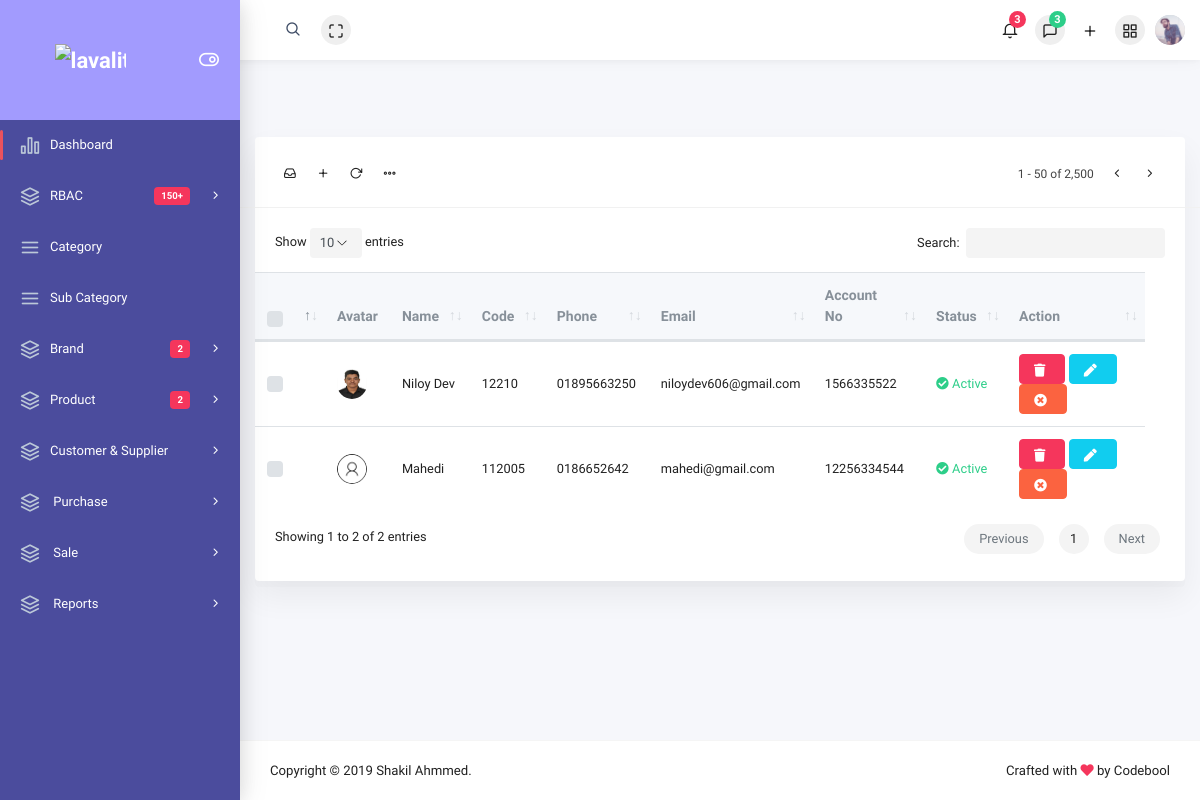
The page /backend/customer_report (signed in) on the database as committed earlier.
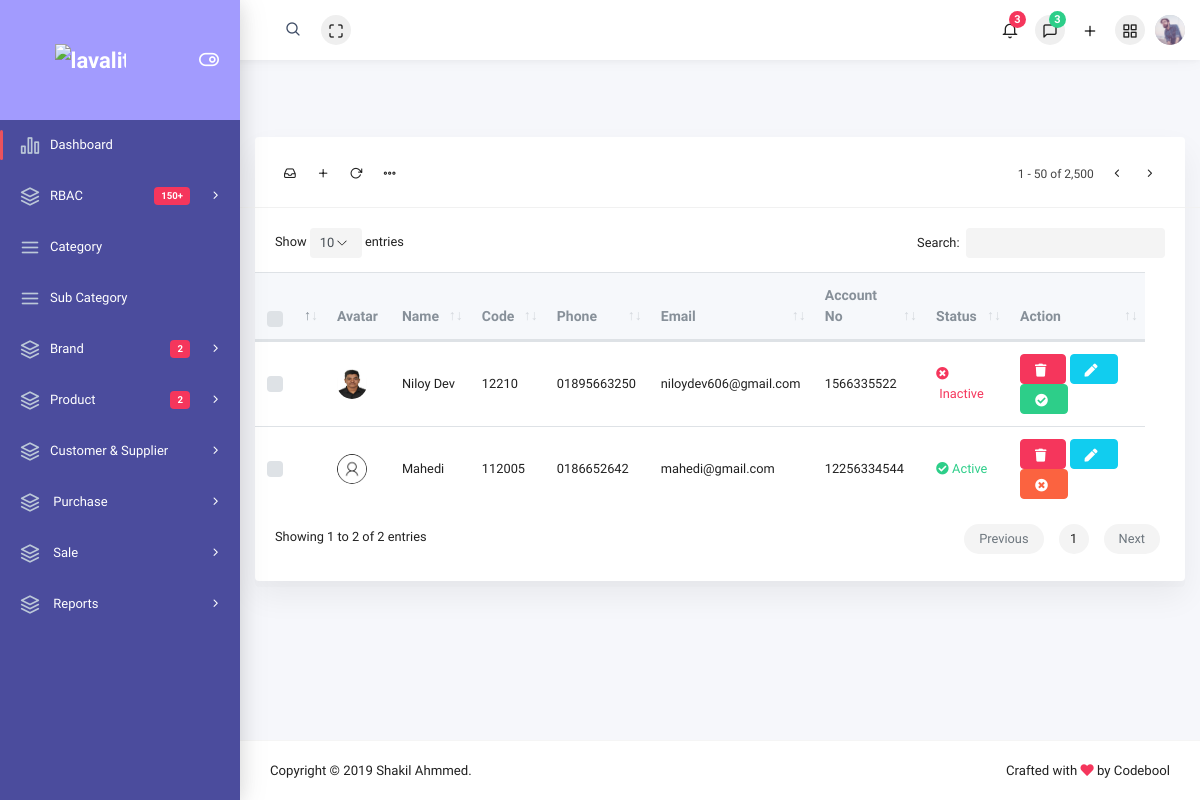
The same page on the database as committed later.
### customer_supplier/models.py (models this page shows)
class CustomerModel(models.Model):
    customer_name = models.CharField(max_length=100)
    customer_code = models.CharField(max_length=100, unique=True)
    customer_phone = models.CharField(max_length=20)
    customer_email = models.EmailField(unique=True)
    customer_account_no = models.CharField(max_length=100, unique=True)
    customer_discount = models.IntegerField()
    customer_status = models.CharField(max_length=20)
    customer_notify = models.BooleanField(max_length=3)
    customer_taxable = models.BooleanField(max_length=3)
    customer_profile_picture = models.ImageField(upload_to='customer/', default='company/blank.png')
    created_at = models.DateTimeField(auto_now_add=True)
    updated_at = models.DateTimeField(auto_now=True)

### customer_supplier/views.py (the view)
# urls.py: path('customer_report', customer_supplier_views.customer_report, name="customer_report"),
@login_required
def customer_report(request):
    customer_data = CustomerModel.objects.all()
    context = {
        'customer_data': customer_data
    }
    return render(request, 'backend/Customer_Supplier/customer_report.html', context)

### pos_section/context_processors.py (called while the page is built)
def cart(request):
    return {'cart': Cart(request)}

### templates/backend/Customer_Supplier/customer_report.html (shortened to what the changed rows need)
{% extends 'backend/index.html' %}
{% load staticfiles %}
{% block maincontent %}
  <div class="main-content">
                       <div class="card custom_card_table">
                            <div class="card-body">
                                <table id="advanced_table" class="table" style="width: 100% !important;">
                                    <thead>
                                        <tr>
                                            <th class="nosort" width="10">
                                                <label class="custom-control custom-checkbox m-0">
                                                    <span class="custom-control-label">&nbsp;</span>
                                                </label>
                                            </th>
                                            <th class="nosort">Avatar</th>
                                            <th>Name</th>
                                            <th>Code</th>
                                            <th>Phone</th>
                                            <th>Email</th>
                                            <th>Account No</th>
                                            <th>Status</th>
                                            <th>Action</th>
                                        </tr>
                                    </thead>
                                    <tbody>
                                    {% for customer_data_value in customer_data %}
                                        <tr>
                                            <td>
                                                <label class="custom-control custom-checkbox">
                                                    <span class="custom-control-label">&nbsp;</span>
                                                </label>
                                            </td>
                                            <td><a class="example-image-link" href="{{customer_data_value.customer_profile_picture.url}}" data-lightbox="example-1"><img class="example-image table-user-thumb" {% if customer_data_value.customer_profile_picture %} src="{{customer_data_value.customer_profile_picture.url}}" {% else %} src="{% static 'admin_asset/img/auth/blank_img.png' %}"  {% endif %} onerror='this.src="{% static 'admin_asset/img/auth/blank_img.png' %}"' alt="image-1" /></a></td>
                                            <td>{{customer_data_value.customer_name}}</td>
                                            <td>{{customer_data_value.customer_code}}</td>
                                            <td>{{customer_data_value.customer_phone}}</td>
                                            <td>{{customer_data_value.customer_email}}</td>
                                            <td>{{customer_data_value.customer_account_no}}</td>
                                            <td>
                                                {% if customer_data_value.customer_status == 'Active'  %}
                                                    <span class="text-success"><i class="fa fa-check-circle"></i>&nbsp;{{customer_data_value.customer_status}}</span>
                                                {% else %}
                                                    <span class="text-danger"><i class="fa fa-times-circle"></i>&nbsp;{{customer_data_value.customer_status}}</span>
                                                {% endif %}
                                            </td>
                                           <td style="display: inline-flex;">
                                                 <a href="{% url 'customer_delete' customer_data_value.pk %}">
                                                     <button class="btn btn-danger trash"><i class="fa fa-trash"></i></button>
                                                 </a>
                                                 <a href="{% url 'customer_edit' customer_data_value.pk %}">
                                                    <button class="btn btn-info"><i class="fa fa-pen"></i></button>
                                                 </a>
                                               <a href="{% url 'customer_status' customer_data_value.pk  %}">
                                                {% if customer_data_value.customer_status == 'Active'  %}
                                                     <button class="btn btn-warning"><i class="fa fa-times-circle"></i></button>
                                                {% else %}
                                                    <button class="btn btn-success"><i class="fa fa-check-circle"></i></button>
                                                {% endif %}
                                                </a>
                                            </td>
                                        </tr>
                                    {% endfor %}
                                    </tbody>
                                </table>
                            </div>
                        </div>
                </div>
{% endblock maincontent %}

Rows that differ between the two databases and show on the page:
changed CustomerModel "Niloy Dev": customer_status "Active" → "Inactive"
